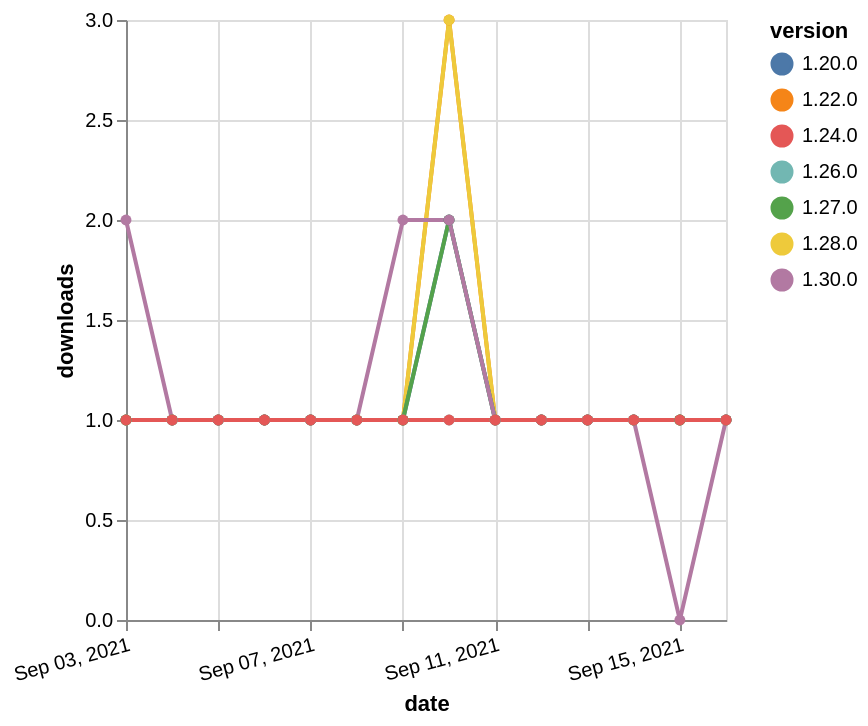

Vega-Lite specification stored for this chart:
### Vega-Lite specification from a JSON file in a GitHub repository (floating-point values rounded to 4 significant figures)
{"$schema": "https://vega.github.io/schema/vega-lite/v5.json", "description": "A simple bar chart with embedded data.", "data": {"values": [{"date": "2021-09-03", "total": 286, "delta": 1, "version": "1.22.0"}, {"date": "2021-09-04", "total": 287, "delta": 1, "version": "1.22.0"}, {"date": "2021-09-05", "total": 288, "delta": 1, "version": "1.22.0"}, {"date": "2021-09-06", "total": 289, "delta": 1, "version": "1.22.0"}, {"date": "2021-09-07", "total": 290, "delta": 1, "version": "1.22.0"}, {"date": "2021-09-08", "total": 291, "delta": 1, "version": "1.22.0"}, {"date": "2021-09-09", "total": 292, "delta": 1, "version": "1.22.0"}, {"date": "2021-09-10", "total": 295, "delta": 3, "version": "1.22.0"}, {"date": "2021-09-11", "total": 296, "delta": 1, "version": "1.22.0"}, {"date": "2021-09-12", "total": 297, "delta": 1, "version": "1.22.0"}, {"date": "2021-09-13", "total": 298, "delta": 1, "version": "1.22.0"}, {"date": "2021-09-14", "total": 299, "delta": 1, "version": "1.22.0"}, {"date": "2021-09-15", "total": 300, "delta": 1, "version": "1.22.0"}, {"date": "2021-09-16", "total": 301, "delta": 1, "version": "1.22.0"}, {"date": "2021-09-03", "total": 157, "delta": 1, "version": "1.28.0"}, {"date": "2021-09-04", "total": 158, "delta": 1, "version": "1.28.0"}, {"date": "2021-09-05", "total": 159, "delta": 1, "version": "1.28.0"}, {"date": "2021-09-06", "total": 160, "delta": 1, "version": "1.28.0"}, {"date": "2021-09-07", "total": 161, "delta": 1, "version": "1.28.0"}, {"date": "2021-09-08", "total": 162, "delta": 1, "version": "1.28.0"}, {"date": "2021-09-09", "total": 163, "delta": 1, "version": "1.28.0"}, {"date": "2021-09-10", "total": 166, "delta": 3, "version": "1.28.0"}, {"date": "2021-09-11", "total": 167, "delta": 1, "version": "1.28.0"}, {"date": "2021-09-12", "total": 168, "delta": 1, "version": "1.28.0"}, {"date": "2021-09-13", "total": 169, "delta": 1, "version": "1.28.0"}, {"date": "2021-09-14", "total": 170, "delta": 1, "version": "1.28.0"}, {"date": "2021-09-15", "total": 171, "delta": 1, "version": "1.28.0"}, {"date": "2021-09-16", "total": 172, "delta": 1, "version": "1.28.0"}, {"date": "2021-09-03", "total": 152, "delta": 1, "version": "1.26.0"}, {"date": "2021-09-04", "total": 153, "delta": 1, "version": "1.26.0"}, {"date": "2021-09-05", "total": 154, "delta": 1, "version": "1.26.0"}, {"date": "2021-09-06", "total": 155, "delta": 1, "version": "1.26.0"}, {"date": "2021-09-07", "total": 156, "delta": 1, "version": "1.26.0"}, {"date": "2021-09-08", "total": 157, "delta": 1, "version": "1.26.0"}, {"date": "2021-09-09", "total": 158, "delta": 1, "version": "1.26.0"}, {"date": "2021-09-10", "total": 159, "delta": 1, "version": "1.26.0"}, {"date": "2021-09-11", "total": 160, "delta": 1, "version": "1.26.0"}, {"date": "2021-09-12", "total": 161, "delta": 1, "version": "1.26.0"}, {"date": "2021-09-13", "total": 162, "delta": 1, "version": "1.26.0"}, {"date": "2021-09-14", "total": 163, "delta": 1, "version": "1.26.0"}, {"date": "2021-09-15", "total": 164, "delta": 1, "version": "1.26.0"}, {"date": "2021-09-16", "total": 165, "delta": 1, "version": "1.26.0"}, {"date": "2021-09-03", "total": 211, "delta": 1, "version": "1.20.0"}, {"date": "2021-09-04", "total": 212, "delta": 1, "version": "1.20.0"}, {"date": "2021-09-05", "total": 213, "delta": 1, "version": "1.20.0"}, {"date": "2021-09-06", "total": 214, "delta": 1, "version": "1.20.0"}, {"date": "2021-09-07", "total": 215, "delta": 1, "version": "1.20.0"}, {"date": "2021-09-08", "total": 216, "delta": 1, "version": "1.20.0"}, {"date": "2021-09-09", "total": 217, "delta": 1, "version": "1.20.0"}, {"date": "2021-09-10", "total": 219, "delta": 2, "version": "1.20.0"}, {"date": "2021-09-11", "total": 220, "delta": 1, "version": "1.20.0"}, {"date": "2021-09-12", "total": 221, "delta": 1, "version": "1.20.0"}, {"date": "2021-09-13", "total": 222, "delta": 1, "version": "1.20.0"}, {"date": "2021-09-14", "total": 223, "delta": 1, "version": "1.20.0"}, {"date": "2021-09-15", "total": 224, "delta": 1, "version": "1.20.0"}, {"date": "2021-09-16", "total": 225, "delta": 1, "version": "1.20.0"}, {"date": "2021-09-03", "total": 138, "delta": 1, "version": "1.27.0"}, {"date": "2021-09-04", "total": 139, "delta": 1, "version": "1.27.0"}, {"date": "2021-09-05", "total": 140, "delta": 1, "version": "1.27.0"}, {"date": "2021-09-06", "total": 141, "delta": 1, "version": "1.27.0"}, {"date": "2021-09-07", "total": 142, "delta": 1, "version": "1.27.0"}, {"date": "2021-09-08", "total": 143, "delta": 1, "version": "1.27.0"}, {"date": "2021-09-09", "total": 144, "delta": 1, "version": "1.27.0"}, {"date": "2021-09-10", "total": 146, "delta": 2, "version": "1.27.0"}, {"date": "2021-09-11", "total": 147, "delta": 1, "version": "1.27.0"}, {"date": "2021-09-12", "total": 148, "delta": 1, "version": "1.27.0"}, {"date": "2021-09-13", "total": 149, "delta": 1, "version": "1.27.0"}, {"date": "2021-09-14", "total": 150, "delta": 1, "version": "1.27.0"}, {"date": "2021-09-15", "total": 151, "delta": 1, "version": "1.27.0"}, {"date": "2021-09-16", "total": 152, "delta": 1, "version": "1.27.0"}, {"date": "2021-09-03", "total": 116, "delta": 2, "version": "1.30.0"}, {"date": "2021-09-04", "total": 117, "delta": 1, "version": "1.30.0"}, {"date": "2021-09-05", "total": 118, "delta": 1, "version": "1.30.0"}, {"date": "2021-09-06", "total": 119, "delta": 1, "version": "1.30.0"}, {"date": "2021-09-07", "total": 120, "delta": 1, "version": "1.30.0"}, {"date": "2021-09-08", "total": 121, "delta": 1, "version": "1.30.0"}, {"date": "2021-09-09", "total": 123, "delta": 2, "version": "1.30.0"}, {"date": "2021-09-10", "total": 125, "delta": 2, "version": "1.30.0"}, {"date": "2021-09-11", "total": 126, "delta": 1, "version": "1.30.0"}, {"date": "2021-09-12", "total": 127, "delta": 1, "version": "1.30.0"}, {"date": "2021-09-13", "total": 128, "delta": 1, "version": "1.30.0"}, {"date": "2021-09-14", "total": 129, "delta": 1, "version": "1.30.0"}, {"date": "2021-09-15", "total": 129, "delta": 0, "version": "1.30.0"}, {"date": "2021-09-16", "total": 130, "delta": 1, "version": "1.30.0"}, {"date": "2021-09-03", "total": 162, "delta": 1, "version": "1.24.0"}, {"date": "2021-09-04", "total": 163, "delta": 1, "version": "1.24.0"}, {"date": "2021-09-05", "total": 164, "delta": 1, "version": "1.24.0"}, {"date": "2021-09-06", "total": 165, "delta": 1, "version": "1.24.0"}, {"date": "2021-09-07", "total": 166, "delta": 1, "version": "1.24.0"}, {"date": "2021-09-08", "total": 167, "delta": 1, "version": "1.24.0"}, {"date": "2021-09-09", "total": 168, "delta": 1, "version": "1.24.0"}, {"date": "2021-09-10", "total": 169, "delta": 1, "version": "1.24.0"}, {"date": "2021-09-11", "total": 170, "delta": 1, "version": "1.24.0"}, {"date": "2021-09-12", "total": 171, "delta": 1, "version": "1.24.0"}, {"date": "2021-09-13", "total": 172, "delta": 1, "version": "1.24.0"}, {"date": "2021-09-14", "total": 173, "delta": 1, "version": "1.24.0"}, {"date": "2021-09-15", "total": 174, "delta": 1, "version": "1.24.0"}, {"date": "2021-09-16", "total": 175, "delta": 1, "version": "1.24.0"}]}, "width": "container", "mark": {"type": "line", "point": {"filled": true}}, "encoding": {"x": {"field": "date", "type": "temporal", "timeUnit": "yearmonthdate", "title": "date", "axis": {"labelAngle": -15}}, "y": {"field": "delta", "type": "quantitative", "title": "downloads"}, "color": {"field": "version", "type": "nominal"}, "tooltip": {"field": "delta"}}}
